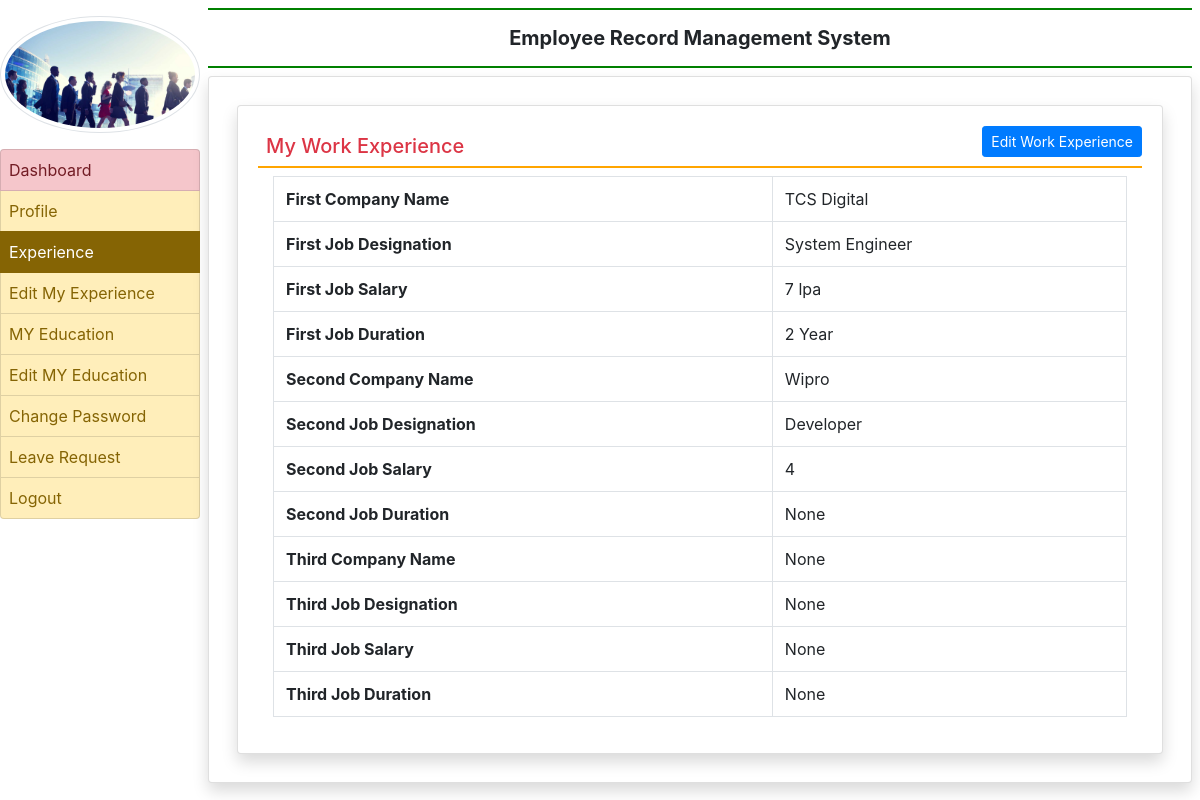
The app's page /my_experience (signed in) with its own data.
### employee/models.py (models this page shows, shortened)
class EmployeeExperience(models.Model):
      user = models.ForeignKey(User,on_delete=models.CASCADE)
      company1name = models.CharField(max_length=100,null=True)
      company1desig = models.CharField(max_length=100,null=True)
      company1salary= models.CharField(max_length=100, null=True)
      company1duration= models.CharField(max_length=100, null=True)
      company2name = models.CharField(max_length=100, null=True)
      company2desig = models.CharField(max_length=100, null=True)
      company2salary = models.CharField(max_length=100, null=True)
      company2duration = models.CharField(max_length=100, null=True)
      company3name = models.CharField(max_length=100, null=True)
      company3desig = models.CharField(max_length=100, null=True)
      company3salary = models.CharField(max_length=100, null=True)
      company3duration = models.CharField(max_length=100, null=True)

### employee/views.py (the view)
# urls.py: path('my_experience', my_experience, name='my_experience'),
def my_experience(request):
    if not request.user.is_authenticated:
        return redirect('emp_login')
    user = request.user
    experience = EmployeeExperience.objects.get(user=user)
    return render(request, 'my_experience.html', locals())

### employee/templates/my_experience.html
{% extends 'emp_base.html' %}
{% block main %}
<div class="card shadow m-2">
    <div class="card-body">
        <a href="{% url 'edit_myexperience' %}" class="btn btn-primary float-right btn-sm">Edit Work Experience</a>
        <h5 class="p-2 text-danger" style="border-bottom :2px solid orange">My Work Experience</h5>
        <div class="container-fluid">
            <table class="table table-bordered">
                <tr>
                    <th>First Company Name</th>
                    <td>{{experience.company1name}}</td>
                </tr>
                 <tr>
                    <th>First Job Designation</th>
                    <td>{{experience.company1desig}}</td>
                </tr>
                 <tr>
                    <th>First Job Salary</th>
                    <td>{{experience.company1salary}}</td>
                </tr>
                 <tr>
                    <th>First Job Duration</th>
                    <td>{{experience.company1duration}}</td>
                </tr>
                   <tr>
                    <th>Second Company Name</th>
                    <td>{{experience.company2name}}</td>
                </tr>
                 <tr>
                    <th>Second Job Designation</th>
                    <td>{{experience.company2desig}}</td>
                </tr>
                 <tr>
                    <th>Second Job Salary</th>
                    <td>{{experience.company2salary}}</td>
                </tr>
                 <tr>
                    <th>Second Job Duration</th>
                    <td>{{experience.company2duration}}</td>
                </tr>
                   <tr>
                    <th>Third Company Name</th>
                    <td>{{experience.company3name}}</td>
                </tr>
                 <tr>
                    <th>Third Job Designation</th>
                    <td>{{experience.company3desig}}</td>
                </tr>
                 <tr>
                    <th>Third Job Salary</th>
                    <td>{{experience.company3salary}}</td>
                </tr>
                 <tr>
                    <th>Third Job Duration</th>
                    <td>{{experience.company3duration}}</td>
                </tr>
            </table>
        </div>
    </div>
</div>
{% endblock  %}

### records on screen
EmployeeExperience: company1name "TCS Digital", company1desig "System Engineer", company1salary "7 lpa", company1duration "2 Year", company2name "Wipro", company2desig "Developer", company2salary "4", company2duration "None", company3name "None", company3desig "None", company3salary "None", company3duration "None"
